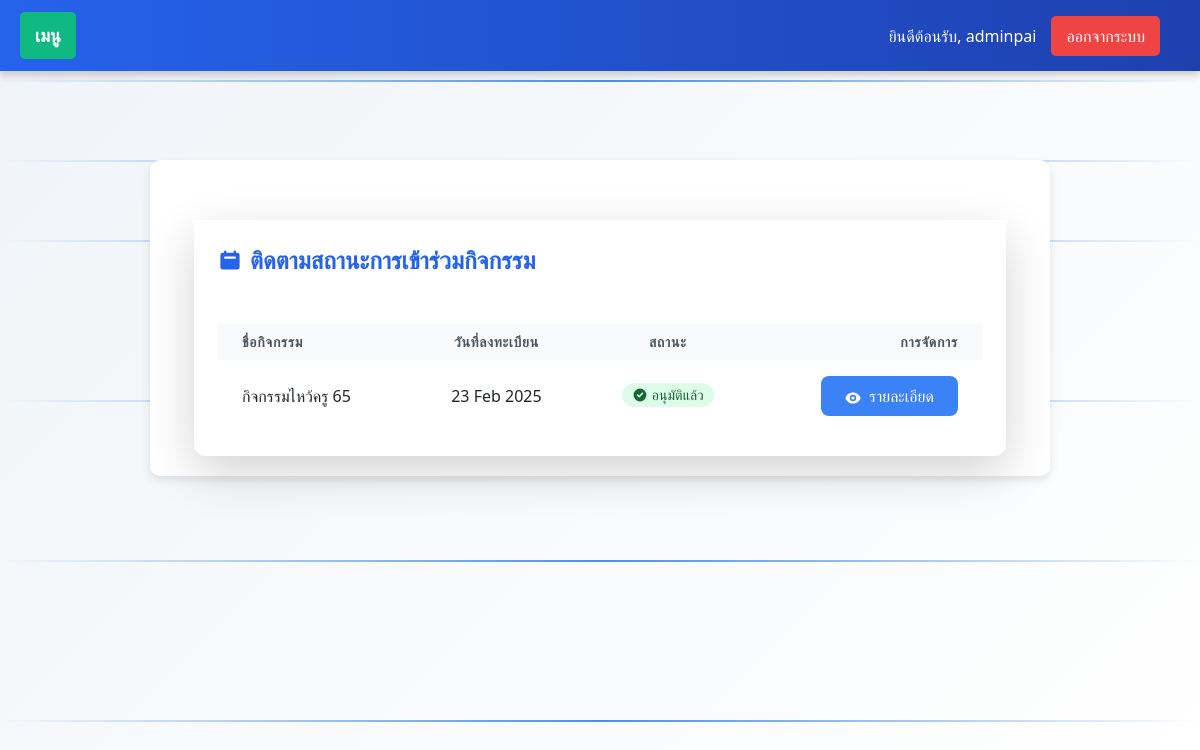
The app's page /track-participation/ (signed in) with its own data.
### myapp/models.py (models this page shows, shortened)
class CustomUser(AbstractUser):
    USER_TYPE_CHOICES = (
        ('student', 'นักศึกษา'),
        ('teacher', 'อาจารย์'),
        ('admin', 'ผู้ดูแลระบบ'),
    )
    user_type = models.CharField(
        max_length=10,
        choices=USER_TYPE_CHOICES,
        default='student',
        verbose_name='ประเภทผู้ใช้'
    )
    student_id = models.CharField(
        max_length=20,
        unique=True,
        null=True,
        blank=True,
        verbose_name='รหัสนักศึกษา'
    )
    year = models.IntegerField(
        choices=[
            (1, 'ชั้นปีที่ 1'),
            (2, 'ชั้นปีที่ 2'),
            (3, 'ชั้นปีที่ 3'),
            (4, 'ชั้นปีที่ 4'),
        ],
        null=True,
        blank=True,
        verbose_name='ชั้นปี'
    )
    branch = models.CharField(
        max_length=255,
        choices=BRANCH_CHOICES,
        null=True,
        blank=True,
        verbose_name='สาขา'
    )
    groups = models.ManyToManyField(
        Group,
        related_name="customuser_groups",
        blank=True
    )
    user_permissions = models.ManyToManyField(
        Permission,
        related_name="customuser_permissions",
        blank=True
    )
    class Meta:
        verbose_name = 'ผู้ใช้'
        verbose_name_plural = 'ผู้ใช้ทั้งหมด'

class Participation(models.Model):
    STATUS_CHOICES = [
        ('pending', 'ยังไม่อนุมัติ'),
        ('approved', 'อนุมัติแล้ว'),
        ('rejected', 'ไม่อนุมัติ')  # เพิ่มสถานะใหม่
    ]
    activity = models.ForeignKey('Activity', on_delete=models.CASCADE, verbose_name='กิจกรรม')
    student = models.ForeignKey(CustomUser, on_delete=models.CASCADE, verbose_name='นักศึกษา')
    joined_at = models.DateTimeField(default=timezone.now)
    status = models.CharField(
        max_length=10,
        choices=STATUS_CHOICES,
        default='pending',
        verbose_name='สถานะการลงทะเบียน'
    )
    class Meta:
        verbose_name = 'การเข้าร่วมกิจกรรม'
        verbose_name_plural = 'การเข้าร่วมกิจกรรมทั้งหมด'
        unique_together = ('activity', 'student')

class Activity(models.Model):
    name = models.CharField(
        max_length=255,
        verbose_name='ชื่อกิจกรรม'
    )
    description = models.TextField(
        verbose_name='รายละเอียดกิจกรรม'
    )
    start_date = models.DateField(
        verbose_name='วันที่เริ่มจัดกิจกรรม',
        default=datetime.date.today
    )
    end_date = models.DateField(
        verbose_name='วันที่สิ้นสุดกิจกรรม',
        null=True,  # ยอมให้เป็น NULL
        blank=True  # สามารถทิ้งว่างได้ในฟอร์ม
    )
    created_by = models.ForeignKey(
        CustomUser,
        on_delete=models.CASCADE,
        verbose_name='ผู้สร้างกิจกรรม'
    )
    FACULTY_CHOICES = [
        ('all', 'ทุกคนเข้าร่วมได้'),
        ('CS', 'วิทยาการคอมพิวเตอร์'),
        ('CCS', 'วิทยาศาสตร์เครื่องสำอาง'),
        ('OHS', 'อาชีวอนามัยและความปลอดภัย'),
        ('EHS', 'อนามัยสิ่งแวดล้อมและสาธารณภัย'),
        ('MS', 'วิทยาศาสตร์การแพทย์'),
        ('GS', 'วิทยาศาสตร์ทั่วไป'),
        ('IT', 'เทคโนโลยีสารสนเทศ'),
        ('BIB', 'อุตสาหกรรมชีวภาพเพื่อธุรกิจ'),
        ('CYB', 'ความมั่นคงปลอดภัยไซเบอร์'),
    ]
    faculty = models.CharField(
        max_length=10,
        choices=FACULTY_CHOICES,
        default='all',
        verbose_name='คณะที่จัดกิจกรรม'
    )
    class Meta:
        verbose_name = 'กิจกรรม'
        verbose_name_plural = 'กิจกรรมทั้งหมด'

### myapp/views.py (the view)
# urls.py: path('track-participation/', views.track_participation, name='track_participation'),
@login_required
def track_participation(request):
    participations = Participation.objects.filter(student=request.user).select_related('activity')
    participation = participations.first()  # ดึงแค่ตัวแรก ถ้ามี
    context = {
        'participations': participations,
        'participation': participation,  # ส่งตัวเดียวไปด้วย
    }
    return render(request, 'track_participation.html', context)

### templates/track_participation.html (shortened to what this page needs)
{% extends 'base.html' %}
{% block content %}
<div class="container mx-auto mt-10 px-4 relative z-20">
    <div class="bg-white rounded-xl shadow-lg">
        <div class="card-header bg-white border-b border-gray-200 p-4">
            <h2 class="text-xl md:text-2xl font-semibold text-blue-600 flex items-center">
                <svg class="w-6 h-6 mr-2" fill="currentColor" viewBox="0 0 20 20" xmlns="http://www.w3.org/2000/svg"><path fill-rule="evenodd" d="M6 2a1 1 0 00-1 1v1H4a2 2 0 00-2 2v10a2 2 0 002 2h12a2 2 0 002-2V6a2 2 0 00-2-2h-1V3a1 1 0 10-2 0v1H7V3a1 1 0 00-1-1zm0 5a1 1 0 000 2h8a1 1 0 100-2H6z" clip-rule="evenodd" /></svg>
                ติดตามสถานะการเข้าร่วมกิจกรรม
            </h2>
        </div>
        <div class="card-body p-4">
            <div class="overflow-x-auto">
                <table class="w-full text-left">
                    <thead class="bg-gray-50">
                        <tr>
                            <th class="px-4 py-2 text-sm font-semibold text-gray-600 uppercase tracking-wider">ชื่อกิจกรรม</th>
                            <th class="px-4 py-2 text-sm font-semibold text-gray-600 uppercase tracking-wider text-center">วันที่ลงทะเบียน</th>
                            <th class="px-4 py-2 text-sm font-semibold text-gray-600 uppercase tracking-wider text-center">สถานะ</th>
                            <th class="px-4 py-2 text-sm font-semibold text-gray-600 uppercase tracking-wider text-right">การจัดการ</th>
                        </tr>
                    </thead>
                    <tbody>
                        {% for participation in participations %}
                        <tr class="hover:bg-gray-50 transition duration-200">
                            <td class="px-4 py-3 align-middle">{{ participation.activity.name }}</td>
                            <td class="px-4 py-3 align-middle text-center">{{ participation.activity.start_date|date:"d M Y" }}</td>
                            <td class="px-4 py-3 align-middle text-center">
                                {% if participation.status == 'pending' %}
                                    <span class="inline-flex items-center px-2.5 py-0.5 rounded-full text-sm font-medium bg-yellow-100 text-yellow-800">
                                        <svg class="w-4 h-4 mr-1" fill="currentColor" viewBox="0 0 20 20" xmlns="http://www.w3.org/2000/svg"><path fill-rule="evenodd" d="M10 18a8 8 0 100-16 8 8 0 000 16zm1-12a1 1 0 10-2 0v4a1 1 0 00.293.707l2.5 2.5a1 1 0 001.414-1.414L11 9.586V6z" clip-rule="evenodd" /></svg>
                                        ยังไม่อนุมัติ
                                    </span>
                                {% elif participation.status == 'approved' %}
                                    <span class="inline-flex items-center px-2.5 py-0.5 rounded-full text-sm font-medium bg-green-100 text-green-800">
                                        <svg class="w-4 h-4 mr-1" fill="currentColor" viewBox="0 0 20 20" xmlns="http://www.w3.org/2000/svg"><path fill-rule="evenodd" d="M10 18a8 8 0 100-16 8 8 0 000 16zm3.707-9.293a1 1 0 00-1.414-1.414L9 10.586 7.707 9.293a1 1 0 00-1.414 1.414l2 2a1 1 0 001.414 0l4-4z" clip-rule="evenodd" /></svg>
                                        อนุมัติแล้ว
                                    </span>
                                {% endif %}
                            </td>
                            <td class="px-4 py-3 align-middle text-right">
                                <a href="{% url 'activity_detail' participation.activity.id %}" class="inline-block bg-blue-500 hover:bg-blue-600 text-white font-medium py-2 px-4 rounded-lg transition duration-200">
                                    รายละเอียด
                                </a>
                            </td>
                        </tr>
                        {% endfor %}
                    </tbody>
                </table>
            </div>
        </div>
    </div>
</div>
{% endblock %}

### templates/base.html (shortened to what this page needs)
{% load static %}
<!DOCTYPE html>
<html lang="th">
<head>
  <link rel="stylesheet" href="{% static 'css/style.css' %}">
  <link rel="stylesheet" href="https://cdn.jsdelivr.net/npm/bootstrap@5.3.0/dist/css/bootstrap.min.css">
  <link rel="stylesheet" href="https://cdnjs.cloudflare.com/ajax/libs/font-awesome/6.0.0/css/all.min.css">
  <script src="https://cdn.tailwindcss.com"></script>
</head>
<body>
  <div class="moving-line"></div>
  <div class="moving-line"></div>
  <div class="moving-line"></div>
  <div class="base-navbar">
    <div class="base-menu-container" id="menuContainer">
      <a href="#" class="base-menu" id="menuButton">เมนู</a>
    </div>
    <div class="base-right-side">
      {% if user.is_authenticated %}
        <span>ยินดีต้อนรับ, {{ user.username }}</span>
        <form method="post" action="{% url 'logout' %}" style="display:inline;">
          <button type="submit" class="base-logout-btn">ออกจากระบบ</button>
        </form>
      {% else %}
        <a href="{% url 'login' %}">เข้าสู่ระบบ</a>
        <a href="{% url 'register' %}">สมัครสมาชิก</a>
      {% endif %}
    </div>
  </div>
  <div class="base-container">
    {% block content %}
    {% endblock %}
  </div>
</body>
</html>

### templates/base.html (style rules this page uses)
body { margin: 0; padding-top: 60px; min-height: 100vh; background: linear-gradient(135deg, #f0f4f8, #ffffff); overflow-x: hidden; position: relative; }
.moving-line { position: absolute; width: 100%; height: 2px; background: linear-gradient(90deg, transparent, #4a90e2, transparent); animation: moveLine 6s linear infinite; z-index: 0; }
.moving-line:nth-child(1) { top: 10%; }
.moving-line:nth-child(5) { top: 70%; animation-delay: 4s; }
.moving-line:nth-child(6) { top: 90%; animation-delay: 5s; }
.base-container { position: relative; z-index: 10; max-width: 900px; margin: 100px auto 30px; padding: 20px; background: white; box-shadow: 0px 4px 10px rgba(0, 0, 0, 0.1); border-radius: 10px; }
.base-navbar { background: linear-gradient(to right, #2563eb, #1e40af); width: 100%; position: fixed; top: 0; left: 0; display: flex; justify-content: space-between; align-items: center; padding: 12px 20px; box-shadow: 0px 4px 8px rgba(0, 0, 0, 0.2); z-index: 1000; }
.base-menu-container { position: relative; }
.base-menu { font-size: 18px; color: white; text-decoration: none; font-weight: bold; padding: 10px 15px; background-color: #10b981; border-radius: 5px; cursor: pointer; display: inline-block; transition: background-color 0.3s ease; }
.base-right-side { display: flex; gap: 15px; align-items: center; margin-right: 20px; }
.base-right-side span { color: white; font-size: 16px; }
.base-right-side a, .base-logout-btn { color: white; text-decoration: none; padding: 8px 15px; border-radius: 5px; background-color: #f59e0b; transition: background-color 0.3s ease; }
.base-logout-btn { background-color: #ef4444; border: none; cursor: pointer; }

### templates/track_participation.html (style rules this page uses)
.card-header { border-bottom-width: 2px; }

### records on screen
CustomUser: username "adminpai"
Participation: activity.name "กิจกรรมไหว้ครู 65", activity.start_date "23 Feb 2025", status "approved" (drawn)
